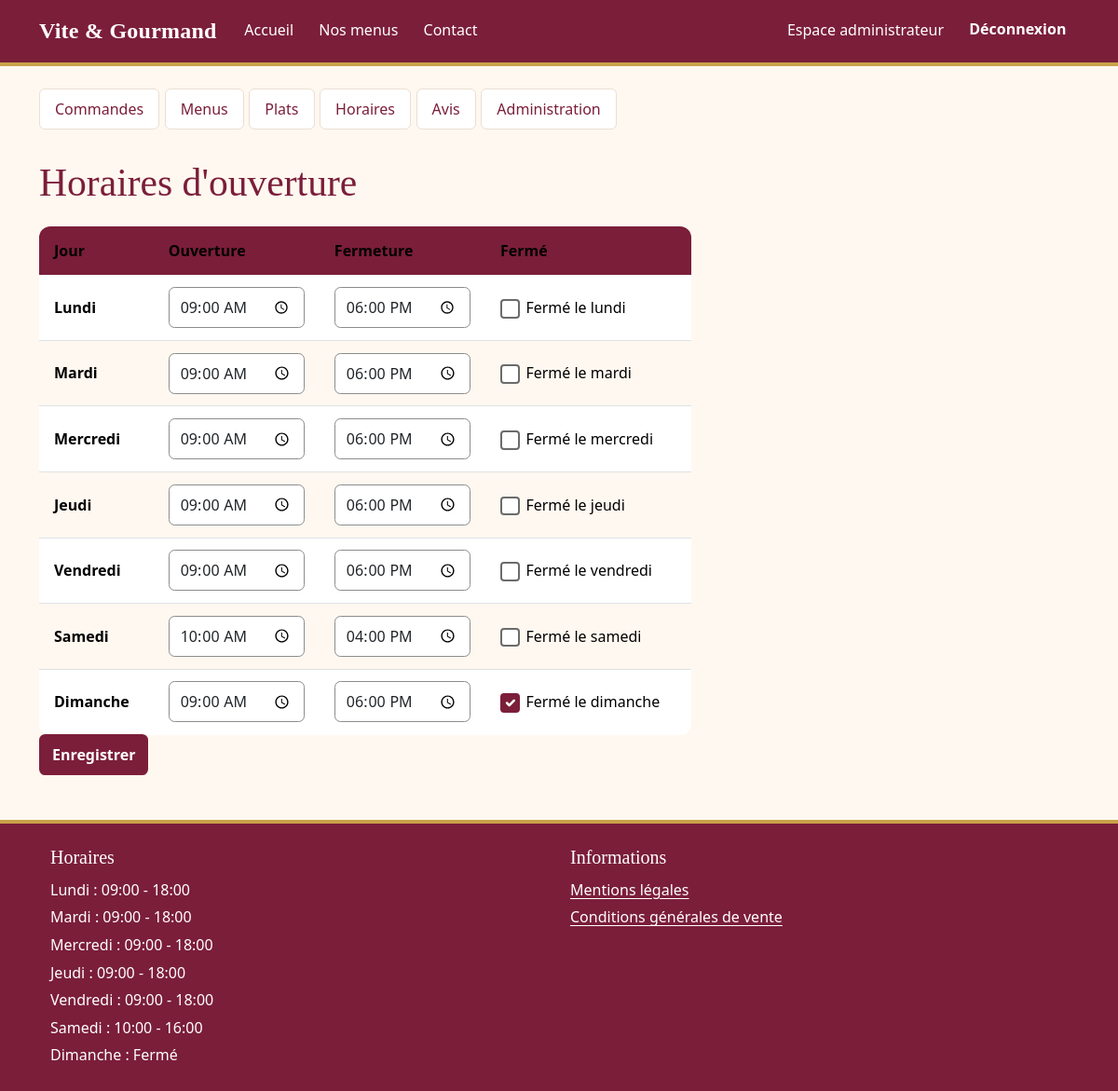
The page /employe-horaires.php (signed in) on the database its author committed.
### tables this page shows
CREATE TABLE horaire (
    horaire_id     INT AUTO_INCREMENT PRIMARY KEY,
    jour           ENUM('lundi','mardi','mercredi','jeudi','vendredi','samedi','dimanche') NOT NULL UNIQUE,
    heure_ouverture TIME NULL,                     
    heure_fermeture TIME NULL
);

### includes/security.php (called while the page is built, shortened)
<?php
function e(?string $v): string {
    return htmlspecialchars((string)$v, ENT_QUOTES | ENT_SUBSTITUTE, 'UTF-8');
}
function current_user(): ?array {
    return $_SESSION['user'] ?? null;
}
function require_login(): array {
    $u = current_user();
    require_once __DIR__ . '/db.php';
    return $u;
}

### includes/db.php (called while the page is built, shortened)
<?php
function config(): array
{
    static $c = null;
    return $c ??= require __DIR__ . '\..\config\config.php';
}
function db(): PDO
{
    static $pdo = null;
    if ($pdo === null) {
        $c = config()['db'];
        $dsn = "mysql:host={$c['host']};dbname={$c['name']};charset=utf8mb4";
        $pdo = new PDO($dsn, $c['user'], $c['pass'], [
            PDO::ATTR_ERRMODE            => PDO::ERRMODE_EXCEPTION,
            PDO::ATTR_DEFAULT_FETCH_MODE => PDO::FETCH_ASSOC,
            PDO::ATTR_EMULATE_PREPARES   => false,
        ]);
    }
    return $pdo;
}

### public/employe-horaires.php (the view, shortened to what this page needs)
<?php
require_once __DIR__ . '/../includes/db.php';
require_once __DIR__ . '/../includes/security.php';
$pdo = db();
$horaires = $pdo->query("SELECT * FROM horaire ORDER BY FIELD(jour,'lundi','mardi','mercredi','jeudi','vendredi','samedi','dimanche')")->fetchAll();
require __DIR__ . '/../includes/header.php';
require __DIR__ . '/../includes/nav_employe.php';
?>
<h1>Horaires d'ouverture</h1>
<form method="post" style="max-width:700px">
    <table class="table align-middle">
        <thead><tr><th scope="col">Jour</th><th scope="col">Ouverture</th><th scope="col">Fermeture</th><th scope="col">Fermé</th></tr></thead>
        <tbody>
        <?php foreach ($horaires as $h): $j = $h['jour']; ?>
            <tr>
                <th scope="row"><?= e(ucfirst($j)) ?></th>
                <td><label class="visually-hidden" for="o-<?= e($j) ?>">Ouverture <?= e($j) ?></label>
                    <input class="form-control" type="time" id="o-<?= e($j) ?>" name="ouverture[<?= e($j) ?>]" value="<?= e($h['heure_ouverture'] ? substr($h['heure_ouverture'], 0, 5) : '09:00') ?>"></td>
                <td><label class="visually-hidden" for="f-<?= e($j) ?>">Fermeture <?= e($j) ?></label>
                    <input class="form-control" type="time" id="f-<?= e($j) ?>" name="fermeture[<?= e($j) ?>]" value="<?= e($h['heure_fermeture'] ? substr($h['heure_fermeture'], 0, 5) : '18:00') ?>"></td>
                <td><input class="form-check-input" type="checkbox" id="x-<?= e($j) ?>" name="ferme[<?= e($j) ?>]" value="1" <?= $h['heure_ouverture'] === null ? 'checked' : '' ?>>
                    <label class="form-check-label" for="x-<?= e($j) ?>">Fermé le <?= e($j) ?></label></td>
            </tr>
        <?php endforeach; ?>
        </tbody>
    </table>
    <button class="btn btn-vg" type="submit">Enregistrer</button>
</form>
<?php require __DIR__ . '/../includes/footer.php'; ?>

### includes/footer.php (shortened to what this page needs)
</main>
<?php
$horaires = db()->query("SELECT jour, heure_ouverture, heure_fermeture FROM horaire ORDER BY FIELD(jour,'lundi','mardi','mercredi','jeudi','vendredi','samedi','dimanche')")->fetchAll();
?>
<footer class="bg-vg text-white py-4 mt-4">
    <div class="container row mx-auto">
        <section class="col-md-6" aria-labelledby="titre-horaires">
            <h2 class="h5" id="titre-horaires">Horaires</h2>
            <ul class="list-unstyled mb-0">
            <?php foreach ($horaires as $h): ?>
                <li><?= e(ucfirst($h['jour'])) ?> :
                    <?= $h['heure_ouverture'] ? e(substr($h['heure_ouverture'],0,5)) . ' - ' . e(substr($h['heure_fermeture'],0,5)) : 'Fermé' ?>
                </li>
            <?php endforeach; ?>
            </ul>
        </section>
        <nav class="col-md-6" aria-label="Informations légales">
            <h2 class="h5">Informations</h2>
            <ul class="list-unstyled mb-0">
                <li><a class="text-white" href="/mentions-legales.php">Mentions légales</a></li>
                <li><a class="text-white" href="/cgv.php">Conditions générales de vente</a></li>
            </ul>
        </nav>
    </div>
</footer>
</body>
</html>

### public/assets/css/style.css (style rules this page uses)
:root { --vg-bordeaux: #7b1e3a; --vg-bordeaux-fonce: #5e162c; --vg-bordeaux-nuit: #3d0d1c; --vg-creme: #fff8f0; --vg-creme-fonce: #f4e9dc; --vg-or: #8a6a12; --vg-or-clair: #c9a24a; --vg-texte: #2b2b2b; --vg-gris: #5c636a; --vg-bordure: #eadfd3; --vg-focus: #0b57d0; --vg-blanc: #fff; --vg-rayon: .75rem; --vg-rayon-petit: .4rem; --vg-ombre: 0 .25rem .75rem rgba(61, 13, 28, .08); --vg-ombre-forte: 0 .6rem 1.4rem rgba(61, 13, 28, .16); --vg-serif: Georgia, "Times New Roman", serif; --vg-sans: system-ui, -apple-system, "Segoe UI", Roboto, "Helvetica Neue", Arial, sans-serif; }
html { scroll-behavior: smooth; }
body { background: var(--vg-creme); color: var(--vg-texte); font-family: var(--vg-sans); font-size: 1rem; line-height: 1.65; }
h1, h2, h3, h4, .navbar-brand { font-family: var(--vg-serif); line-height: 1.25; }
h1, h2 { color: var(--vg-bordeaux); }
h1 { font-size: clamp(1.9rem, 4vw, 2.6rem); margin-bottom: 1.25rem; }
a { color: var(--vg-bordeaux); text-underline-offset: .2em; }
.bg-vg { background-color: var(--vg-bordeaux); }
.btn { border-radius: var(--vg-rayon-petit); font-weight: 600; min-height: 44px; display: inline-flex; align-items: center; justify-content: center; }
.btn-vg { background: var(--vg-bordeaux); border: 2px solid var(--vg-bordeaux); color: #fff; }
.form-control, .form-select { border: 1px solid #8c8c8c; border-radius: var(--vg-rayon-petit); min-height: 44px; background-color: #fff; }
.form-check-input { width: 1.3em; height: 1.3em; border: 2px solid #6b6b6b; }
.form-check-input:checked { background-color: var(--vg-bordeaux); border-color: var(--vg-bordeaux); }
.form-check-label { padding-left: .15rem; }
.table { --bs-table-bg: transparent; margin-bottom: 0; color: var(--vg-texte); }
.table > thead { background: var(--vg-bordeaux); color: #fff; }
.table > thead th { font-weight: 600; border-bottom: 0; white-space: nowrap; }
.table > tbody > tr:nth-of-type(even) > * { background: var(--vg-creme); }
.table th, .table td { padding: .8rem 1rem; vertical-align: middle; }
table.table:not(.table-responsive table) { background: #fff; border-radius: var(--vg-rayon); overflow: hidden; }
footer.bg-vg { border-top: 4px solid var(--vg-or-clair); }
footer h2 { color: #fff; font-size: 1.15rem; margin-bottom: .6rem; }
footer ul li { padding-block: .1rem; }
footer a { color: #fff; text-decoration: underline; }

### rows shown on the page
horaire: jour "Lundi", heure_ouverture "09:00", heure_fermeture "18:00", jour "lundi"
horaire: jour "Mardi", heure_ouverture "09:00", heure_fermeture "18:00", jour "mardi"
horaire: jour "Mercredi", heure_ouverture "09:00", heure_fermeture "18:00", jour "mercredi"
horaire: jour "Jeudi", heure_ouverture "09:00", heure_fermeture "18:00", jour "jeudi"
horaire: jour "Vendredi", heure_ouverture "09:00", heure_fermeture "18:00", jour "vendredi"
horaire: jour "Samedi", heure_ouverture "10:00", heure_fermeture "16:00", jour "samedi"
horaire: jour "Dimanche", heure_ouverture "09:00", heure_fermeture "18:00", heure_ouverture "☑", jour "dimanche", shows "Fermé"
